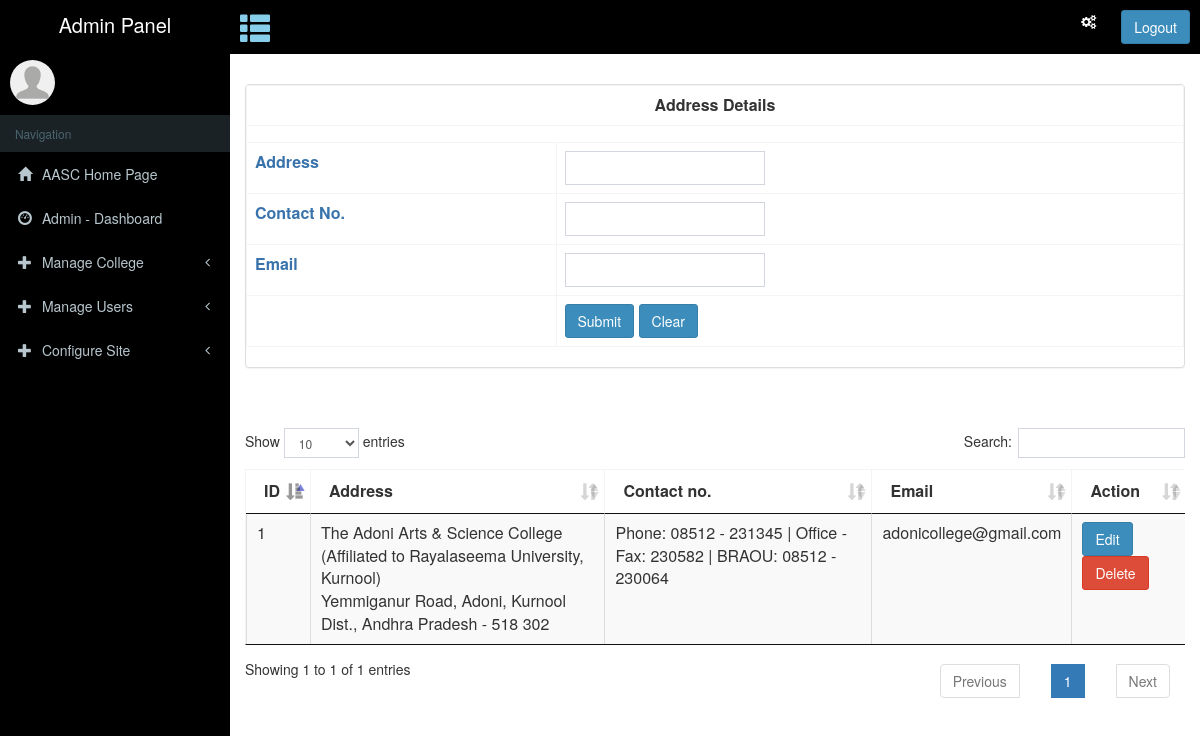
Screenshot of /account/configure-site/manage-address.php with the database file from the repository.
### tables this page shows
CREATE TABLE `address` (
  `id` int(11) NOT NULL,
  `adrs` varchar(200) NOT NULL,
  `cont` varchar(100) NOT NULL,
  `email` varchar(100) NOT NULL
);

### account/configure-site/manage-address.php (the view, shortened to what this page needs)
<?php
include '../../connection.php';
?>
<!DOCTYPE html>
<html>
<head>
  <?php include '../../assets/dashboard-assets-css.php'; ?>
</head>
<body class="hold-transition skin-blue sidebar-mini">
<div class="wrapper">
            <?php include '../../navbar/dashboard-navbar.php';?>
        <?php include '../../sidebar/dashboard-left-sidebar.php';?>
  <div class="content-wrapper" style="background-color: #ffffff; ">
    <section class="content-header">
    </section>
    <section class="content">
    <div class="panel panel-default table-responsive">
    <form method="post" action="manage-address.php">
      <table class="table table-bordered">
        <tr>
          <th colspan="4" class="panel-heading" style="font-weight: bold; text-align: center;">Address Details</th>
        </tr>
        <tr>
          <td align="center" colspan="4">
          </td>
        </tr>
        <tr>
          <td><span style="color: #3973ac; font-weight: bold; "> Address</td>
          <td><input type="text" name="txtadd" id="txtadd" class="form-control" style="width: 200px"></td>
        </tr>
        <tr>
          <td><span style="color: #3973ac; font-weight: bold; ">Contact No.</td>
          <td><input type="phone" name="txtphone" id="txtphone" class="form-control" style="width: 200px"></td>
        </tr>
        <tr>
          <td><span style="color: #3973ac; font-weight: bold; ">Email</td>
          <td><input type="email" name="txtmail" id="txtmail" class="form-control" style="width: 200px"></td>
        </tr>
        <tr>
         <td></td>
          <td align="left">
            <input type="submit" name="btnsubmit" id="btnsubmit" value="Submit" class="btn btn-primary">
            <input type="button" name="btnclear" id="btnclear" value="Clear" class="btn btn-primary">
          </td>
        </tr>
      </table>
      </form>
    </div>
    <br><br>
    <div class="table-responsive">
      <table id="example" class="table table-striped table-bordered cell-border" cellspacing="0" width="100%">
        <thead>
          <tr>
            <th>ID</th>
            <th>Address</th>
            <th>Contact no.</th>
            <th>Email</th>
            <th>Action</th>
          </tr>
        </thead>
        <tbody>
<?php
              $get2 = mysqli_query($conn,"SELECT * FROM address");
              while($row2 = mysqli_fetch_array($get2))
              {
                $id=$row2['id'];
                $adrs=$row2['adrs'];
                $cont=$row2['cont'];
                $email = $row2['email'];
?>
        <div id="tbl_row">
          <tr>
            <td><?php echo $id; ?></td>
            <td><?php echo $adrs; ?></td>
            <td><?php echo $cont; ?></td>
            <td><?php echo $email; ?></td>
<td>
              <input type="button" name="btnEdit" id="btnEdit" value="Edit" class="btn btn-primary" onclick="edit_row('<?php echo $id; ?>')">
              <input type="button" name="btnDelete" id="btnDelete" value="Delete" class="btn btn-danger" onclick="delete_row('<?php echo $id; ?>')">
            </td>
          </tr>
        </div>
<?php
              }
?>
        </tbody>
      </table>
    </div>
    </section>
  </div>
</div>
</body>
</html>

### assets/css/jAlert.css (style rules this page uses)
html,body { min-height: 100%; }

### rows the page displays
address: id "1", adrs "The Adoni Arts & Science College (Affiliated to Rayalaseema University, Kurnool) Yemmiganur Road, Adoni, Kurnool Dist., Andhra Pradesh - 518 302", cont "Phone: 08512 - 231345 | Office - Fax: 230582 | BRAOU: 08512 - 230064", email "adonicollege@gmail.com"
